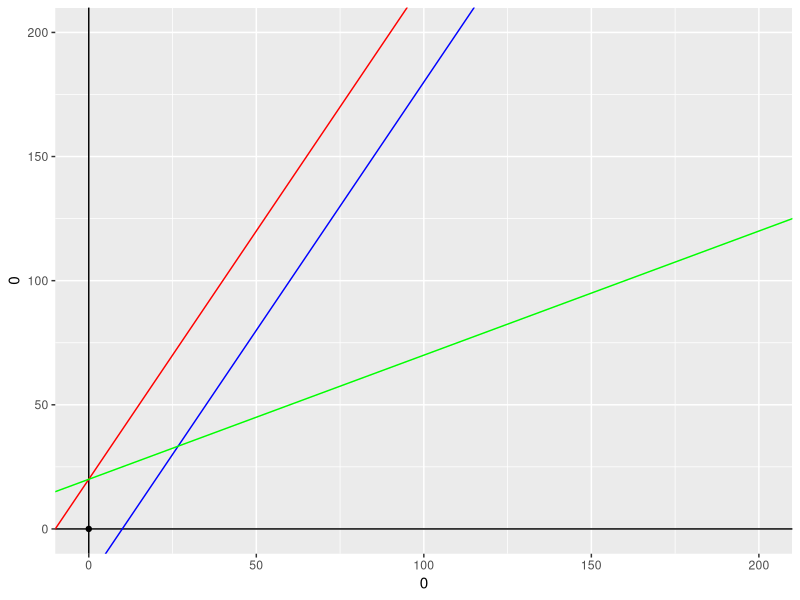
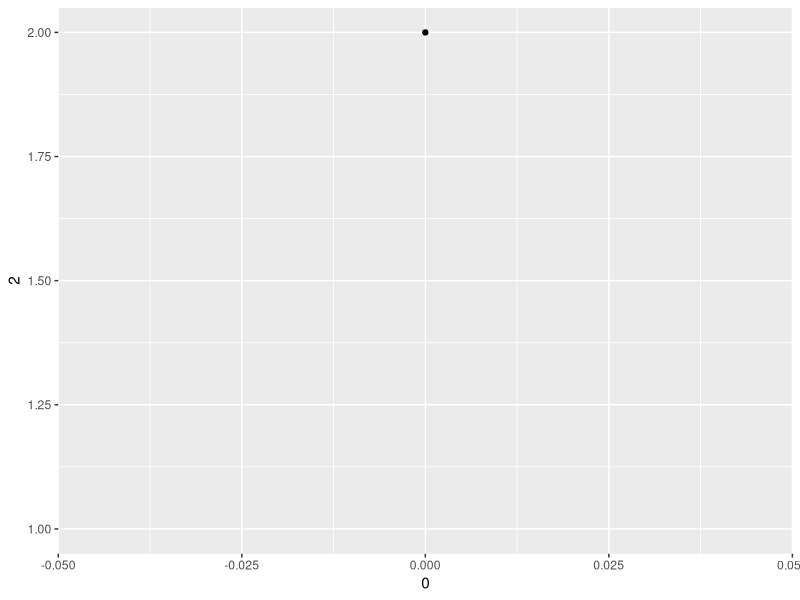
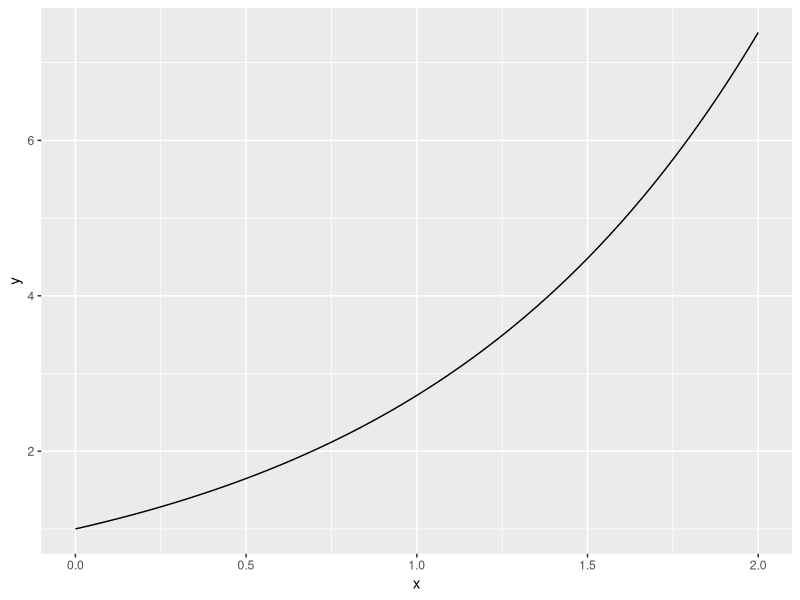

Write the R code that produced these figures, in order.
#========================================================================================
# Plotting Lines with y = mx + b in ggplot2
#======================================================================================== 
library(ggplot2)

# initialize with qplot(0,0)
# intercept in geom_abline stands for y_intercept
qplot(0,0) + 
  scale_x_continuous(limits = c(0,200))+
  scale_y_continuous(limits = c(0,200))+
  geom_vline(xintercept = 0) +
  geom_hline(yintercept = 0) + 
  geom_abline(slope = 2, intercept = (20), col = "red") +
  geom_abline(slope = 2, intercept = (-20), col = "blue") +
  geom_abline(slope = 1/2, intercept = (20), col = "green")


# Quadratic
qplot(0,2) +
  stat_function(fun=exp) 
# Or 
ggplot(data.frame(x=c(0, 2)), aes(x)) + 
  stat_function(fun=exp) # stat function
